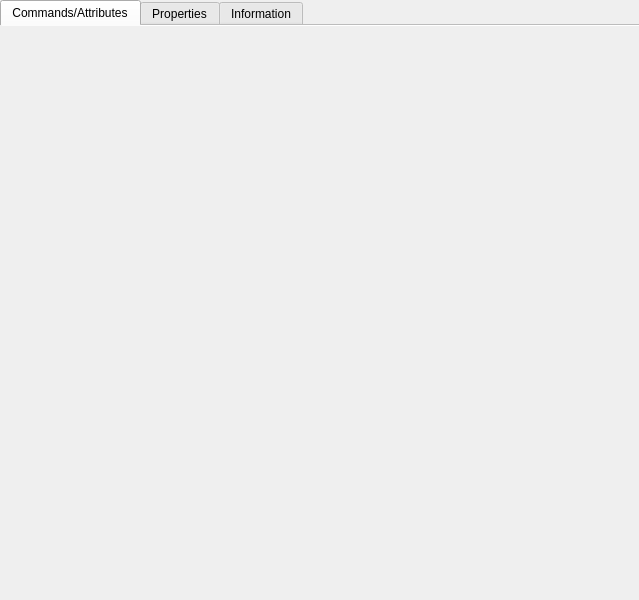
<?xml version="1.0" encoding="UTF-8"?>
<ui version="4.0">
 <class>Form</class>
 <widget class="QWidget" name="Form">
  <property name="geometry">
   <rect>
    <x>0</x>
    <y>0</y>
    <width>639</width>
    <height>600</height>
   </rect>
  </property>
  <property name="windowTitle">
   <string>Form</string>
  </property>
  <layout class="QVBoxLayout" name="verticalLayout">
   <property name="margin">
    <number>0</number>
   </property>
   <item>
    <widget class="QTabWidget" name="tabber">
     <property name="currentIndex">
      <number>0</number>
     </property>
     <property name="documentMode">
      <bool>true</bool>
     </property>
     <property name="movable">
      <bool>false</bool>
     </property>
     <widget class="QWidget" name="cmdTab">
      <attribute name="title">
       <string>Commands/Attributes</string>
      </attribute>
      <layout class="QVBoxLayout" name="verticalLayout_2">
       <item>
        <widget class="QScrollArea" name="scrollArea">
         <property name="frameShape">
          <enum>QFrame::NoFrame</enum>
         </property>
         <property name="widgetResizable">
          <bool>true</bool>
         </property>
         <widget class="QWidget" name="scrollAreaWidgetContents">
          <property name="geometry">
           <rect>
            <x>0</x>
            <y>0</y>
            <width>627</width>
            <height>565</height>
           </rect>
          </property>
         </widget>
        </widget>
       </item>
      </layout>
     </widget>
     <widget class="QWidget" name="propTab">
      <attribute name="title">
       <string>Properties</string>
      </attribute>
     </widget>
     <widget class="QWidget" name="infoTab">
      <attribute name="title">
       <string>Information</string>
      </attribute>
     </widget>
    </widget>
   </item>
  </layout>
 </widget>
 <resources>
  <include location="../../res/quango.qrc"/>
 </resources>
 <connections/>
</ui>
